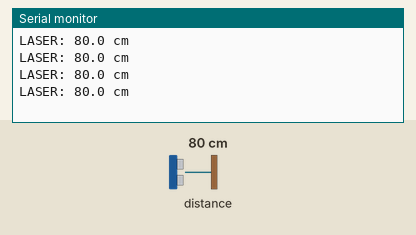
Simulated run of this program. Board: ESP32. On the bench: the last lines printed to the serial monitor. The inputs (shaded band) are chosen by the test bench; at power-on: distance to the obstacle 80 cm.

Above: at 1.2 s.
1.3 s: distance to the obstacle set to 250 cm
At 1.59 s:
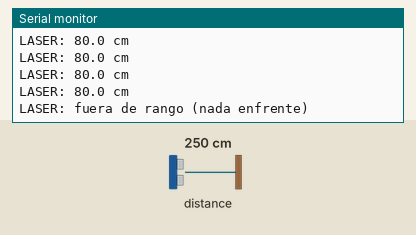
3.5 s: distance to the obstacle set to 2 cm
At 3.59 s:
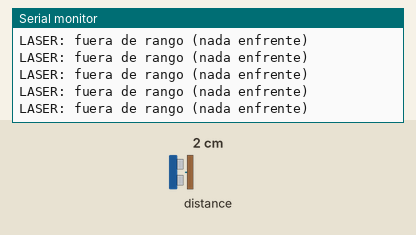

Measured:
- after the input at 1.3 s, the serial monitor: prints a new line after 0.07 s (image 1)

The program:

main.cpp
```cpp
// =====================================================
//  Lector Laser -- diagnostico de hardware real (VL53L0X)
//  (mismo codigo que lector-laser.ino, version PlatformIO)
//
//  Conexion: VIN->3.3V, GND->GND, SCL->GPIO22, SDA->GPIO21,
//  XSHUT y GPIO1 sin usar.
// =====================================================

#include <Arduino.h>
#include <Wire.h>
#include <Adafruit_VL53L0X.h>

Adafruit_VL53L0X lox = Adafruit_VL53L0X();
bool sensorOk = false;

void setup() {
  Serial.begin(115200);
  while (!Serial) {
  }

  Wire.begin();
  sensorOk = lox.begin();

  if (sensorOk) {
    Serial.println();
    Serial.println("=== Lector Laser listo ===");
    Serial.println("Acerca y aleja la mano del sensor para ver la distancia cambiar.");
  } else {
    Serial.println();
    Serial.println("VL53L0X no responde. Revisar cableado I2C.");
  }
}

void loop() {
  if (!sensorOk) {
    Serial.println("LASER: sensor no disponible");
    delay(1000);
    return;
  }

  VL53L0X_RangingMeasurementData_t medicion;
  lox.rangingTest(&medicion, false);

  if (medicion.RangeStatus == 4) {
    Serial.println("LASER: fuera de rango (nada enfrente)");
  } else {
    Serial.print("LASER: ");
    Serial.print(medicion.RangeMilliMeter / 10.0, 1);
    Serial.println(" cm");
  }

  delay(300);
}
```
